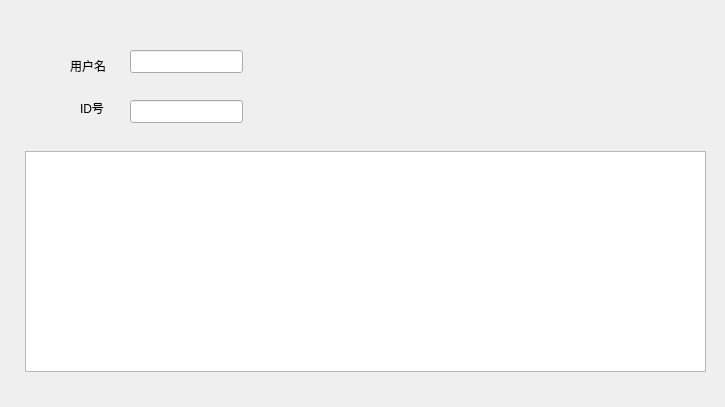
<?xml version="1.0" encoding="UTF-8"?>
<ui version="4.0">
 <class>Nomal</class>
 <widget class="QDialog" name="Nomal">
  <property name="geometry">
   <rect>
    <x>0</x>
    <y>0</y>
    <width>725</width>
    <height>407</height>
   </rect>
  </property>
  <property name="windowTitle">
   <string>Dialog</string>
  </property>
  <property name="windowIcon">
   <iconset resource="res.qrc">
    <normaloff>:/p9.png</normaloff>:/p9.png</iconset>
  </property>
  <widget class="QLabel" name="label">
   <property name="geometry">
    <rect>
     <x>70</x>
     <y>50</y>
     <width>51</width>
     <height>31</height>
    </rect>
   </property>
   <property name="text">
    <string>用户名</string>
   </property>
  </widget>
  <widget class="QLabel" name="label_2">
   <property name="geometry">
    <rect>
     <x>80</x>
     <y>100</y>
     <width>31</width>
     <height>16</height>
    </rect>
   </property>
   <property name="text">
    <string>ID号</string>
   </property>
  </widget>
  <widget class="QLineEdit" name="lineEdit">
   <property name="geometry">
    <rect>
     <x>130</x>
     <y>50</y>
     <width>113</width>
     <height>23</height>
    </rect>
   </property>
   <property name="readOnly">
    <bool>true</bool>
   </property>
  </widget>
  <widget class="QLineEdit" name="lineEdit_2">
   <property name="geometry">
    <rect>
     <x>130</x>
     <y>100</y>
     <width>113</width>
     <height>23</height>
    </rect>
   </property>
   <property name="readOnly">
    <bool>true</bool>
   </property>
  </widget>
  <widget class="QTableWidget" name="tableWidget">
   <property name="geometry">
    <rect>
     <x>25</x>
     <y>151</y>
     <width>681</width>
     <height>221</height>
    </rect>
   </property>
  </widget>
 </widget>
 <resources>
  <include location="res.qrc"/>
 </resources>
 <connections/>
</ui>
